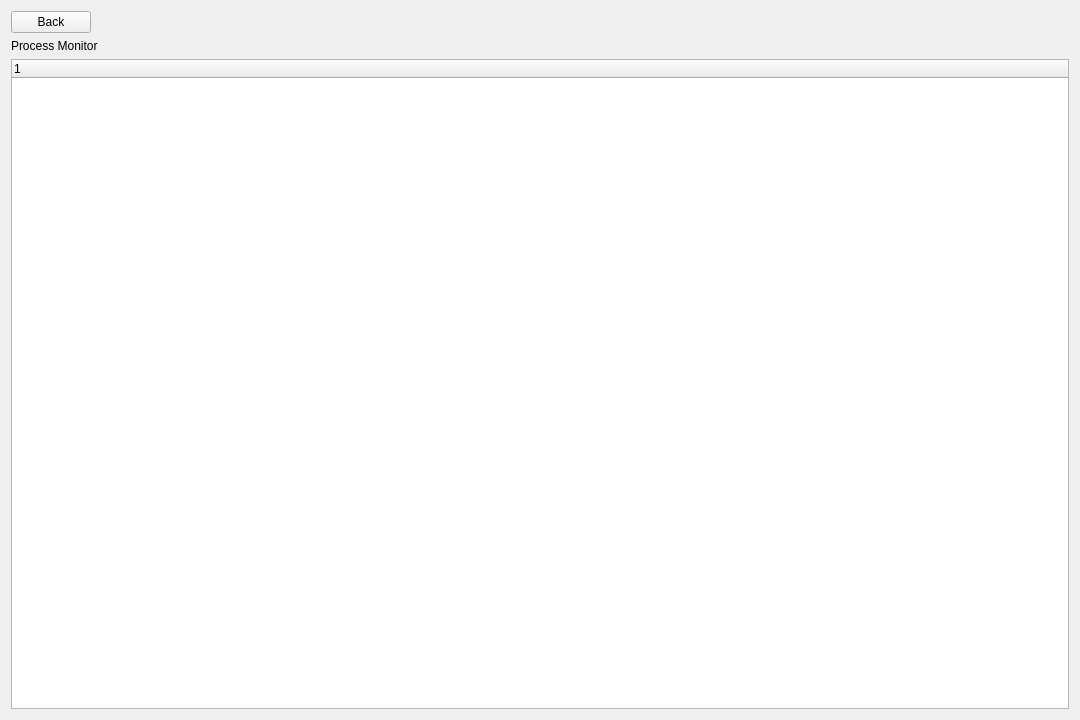
<?xml version="1.0" encoding="UTF-8"?>
<ui version="4.0">
 <class>ProcessWidget</class>
 <widget class="QWidget" name="ProcessWidget">
  <property name="enabled">
   <bool>true</bool>
  </property>
  <property name="geometry">
   <rect>
    <x>0</x>
    <y>0</y>
    <width>1080</width>
    <height>720</height>
   </rect>
  </property>
  <property name="windowTitle">
   <string>Form</string>
  </property>
  <layout class="QVBoxLayout" name="verticalLayout">
   <item>
    <widget class="QPushButton" name="Back_btn">
     <property name="sizePolicy">
      <sizepolicy hsizetype="Fixed" vsizetype="Fixed">
       <horstretch>0</horstretch>
       <verstretch>0</verstretch>
      </sizepolicy>
     </property>
     <property name="text">
      <string>Back</string>
     </property>
    </widget>
   </item>
   <item>
    <widget class="QLabel" name="title_label">
     <property name="text">
      <string>Process Monitor</string>
     </property>
    </widget>
   </item>
   <item>
    <widget class="QTreeWidget" name="process_tree_widget">
     <property name="sizePolicy">
      <sizepolicy hsizetype="Minimum" vsizetype="Expanding">
       <horstretch>0</horstretch>
       <verstretch>0</verstretch>
      </sizepolicy>
     </property>
     <column>
      <property name="text">
       <string notr="true">1</string>
      </property>
     </column>
    </widget>
   </item>
  </layout>
 </widget>
 <resources/>
 <connections/>
</ui>
